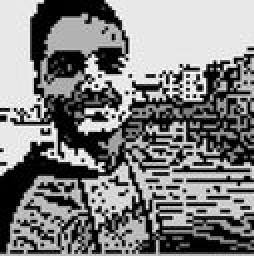
#> input picture Assignment 2/2020BTEIT00016/myImage.jpg, 127 x 128 px, found by its file name (shown 2 times larger)
$ python Vector_Quantization.py
#> lines starting #> are read from the running program, lines starting #| are printed output that depends on the picture
 #for working and manipulating arrays
import numpy as np
import scipy as sp
# For plotting and Visualization
import matplotlib.pyplot as plt

from sklearn import cluster

from PIL import Image

im = Image.open("myImage.jpg")
#> im is the input picture: PIL image 127x128 RGB; min 0, max 255, mean 126.9
im = np.array(im)


n_clusters = 5
np.random.seed(0)

X = im.reshape((-1, 1))
k_means = cluster.KMeans(n_clusters=n_clusters, n_init=4)
k_means.fit(X)
values = k_means.cluster_centers_.squeeze()
labels = k_means.labels_

# create an array from labels and values
im_compressed = np.choose(labels, values)
im_compressed.shape = im.shape

vmin = im.min()
#> vmin = 0
vmax = im.max()
#> vmax = 255

# original image
plt.figure(1, figsize=(3, 2.2))
plt.imshow(im.astype('uint8'), cmap=plt.cm.gray, vmin=vmin, vmax=256, )

# compressed image
plt.figure(2, figsize=(3, 2.2))
plt.imshow(im_compressed.astype('uint8'),
           cmap=plt.cm.gray, vmin=vmin, vmax=vmax, )
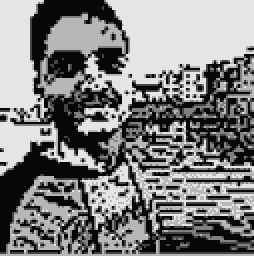
#> im_compressed: shape (128, 127, 3) float64 (shown 2 times larger); min 7.26, max 229.9, mean 127.1
Image.fromarray((im_compressed).astype("uint8")).save("compressed.png")


plt.show()
